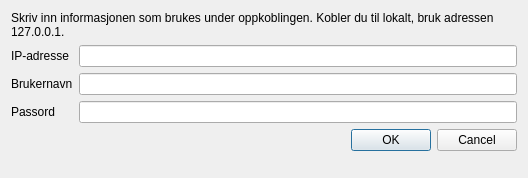
<?xml version="1.0" encoding="UTF-8"?>
<ui version="4.0">
 <class>connectPsql</class>
 <widget class="QDialog" name="connectPsql">
  <property name="geometry">
   <rect>
    <x>0</x>
    <y>0</y>
    <width>528</width>
    <height>178</height>
   </rect>
  </property>
  <property name="minimumSize">
   <size>
    <width>528</width>
    <height>178</height>
   </size>
  </property>
  <property name="windowTitle">
   <string>Logg inn til PostgreSQL</string>
  </property>
  <property name="windowIcon">
   <iconset>
    <normaloff>jobber.png</normaloff>jobber.png</iconset>
  </property>
  <layout class="QFormLayout" name="formLayout">
   <item row="0" column="0" colspan="2">
    <widget class="QLabel" name="label_4">
     <property name="text">
      <string>Skriv inn informasjonen som brukes under oppkoblingen. Kobler du til lokalt, bruk adressen 127.0.0.1.</string>
     </property>
     <property name="scaledContents">
      <bool>false</bool>
     </property>
     <property name="wordWrap">
      <bool>true</bool>
     </property>
    </widget>
   </item>
   <item row="1" column="0">
    <widget class="QLabel" name="label">
     <property name="text">
      <string>IP-adresse</string>
     </property>
    </widget>
   </item>
   <item row="1" column="1">
    <widget class="QLineEdit" name="lineEdit_Host"/>
   </item>
   <item row="2" column="0">
    <widget class="QLabel" name="label_2">
     <property name="text">
      <string>Brukernavn</string>
     </property>
    </widget>
   </item>
   <item row="2" column="1">
    <widget class="QLineEdit" name="lineEdit_User"/>
   </item>
   <item row="3" column="0">
    <widget class="QLabel" name="label_3">
     <property name="text">
      <string>Passord</string>
     </property>
    </widget>
   </item>
   <item row="3" column="1">
    <widget class="QLineEdit" name="lineEdit_Password">
     <property name="echoMode">
      <enum>QLineEdit::Password</enum>
     </property>
    </widget>
   </item>
   <item row="4" column="0" colspan="2">
    <widget class="QDialogButtonBox" name="buttonBox">
     <property name="orientation">
      <enum>Qt::Horizontal</enum>
     </property>
     <property name="standardButtons">
      <set>QDialogButtonBox::Cancel|QDialogButtonBox::Ok</set>
     </property>
    </widget>
   </item>
  </layout>
 </widget>
 <resources/>
 <connections>
  <connection>
   <sender>buttonBox</sender>
   <signal>accepted()</signal>
   <receiver>connectPsql</receiver>
   <slot>accept()</slot>
   <hints>
    <hint type="sourcelabel">
     <x>248</x>
     <y>254</y>
    </hint>
    <hint type="destinationlabel">
     <x>157</x>
     <y>274</y>
    </hint>
   </hints>
  </connection>
  <connection>
   <sender>buttonBox</sender>
   <signal>rejected()</signal>
   <receiver>connectPsql</receiver>
   <slot>reject()</slot>
   <hints>
    <hint type="sourcelabel">
     <x>316</x>
     <y>260</y>
    </hint>
    <hint type="destinationlabel">
     <x>286</x>
     <y>274</y>
    </hint>
   </hints>
  </connection>
 </connections>
</ui>
